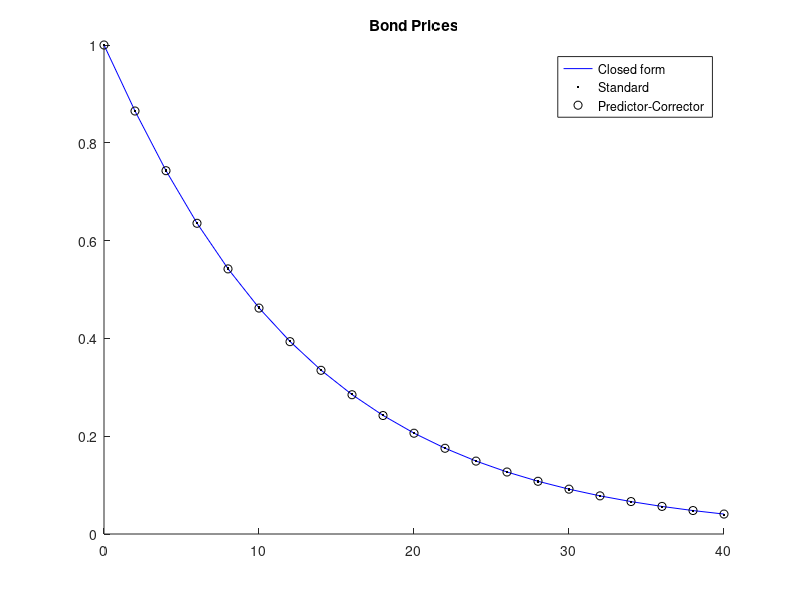
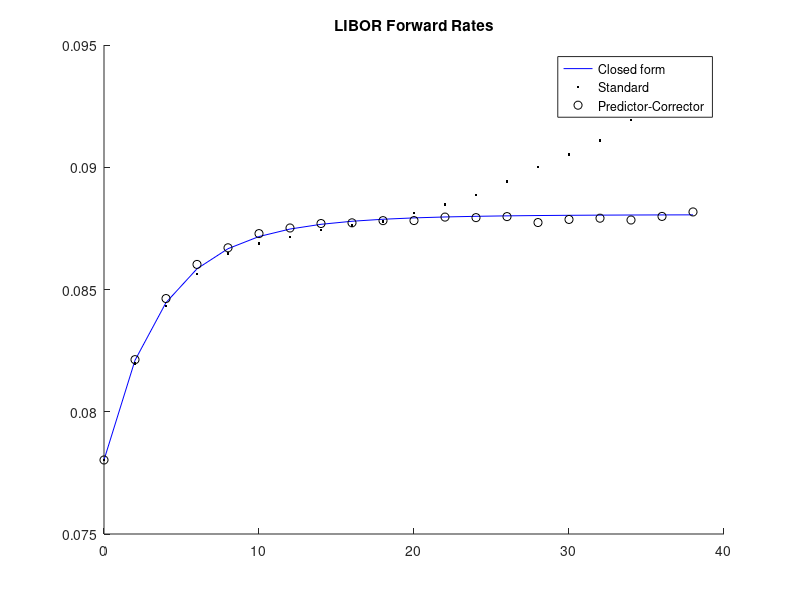

Write the MATLAB code that produced these figures, in order.
clear
clc
rng(0)
%--------------------------------------------------------------------------
%% Computing Vasicek Bond Prices
%--------------------------------------------------------------------------
r0 = 0.07;
alpha = 0.15;
b = 0.09;
sigmav = 0.02;
deltat = 2;
ti = 0:deltat:40;
N = length(ti)-1;
A = @(t1,t2) (1./alpha).*(1-exp(-alpha.*(t2-t1)));
C = @(t1,t2) (((sigmav.^2)/(2.*alpha.^2))-b) .* ((t2-t1)-A(t1,t2))...
    -((sigmav.^2)/(4*alpha)).*A(t1,t2).^2;

Bonds = exp(-A(0,ti)*r0 + C(0,ti)) ;
% plot(ti,Bonds)
%--------------------------------------------------------------------------
%% Calculating the Corresponding LIBOR forward rates at Inception
%--------------------------------------------------------------------------
FwdInt = (Bonds(1:end-1) - Bonds(2:end))./(deltat.*Bonds(2:end));
% plot(0:deltat:38,FwdInt)
%--------------------------------------------------------------------------
%% The Simple Discrete LIBOR Algorithim
%--------------------------------------------------------------------------
M = N;
sigma = 0.2;
n = 100000;
BetaHat = ones(n,1);
cashflows = zeros(n,M);
F = repmat(FwdInt,n,1);
for ix = 1:M
    BetaHat = BetaHat.*(1 + deltat.*F(:,ix));
    if ix < N
        mu_j = cumsum((deltat.*F(:,ix+1:end).*sigma.^2)./ ...
            (1+deltat.*F(:,ix+1:end)),2); 
        Zi = randn(n,1); 
        F(:,ix+1:end) = F(:,ix+1:end).*exp((mu_j-0.5*sigma.^2).*deltat ...
            +sigma*sqrt(deltat).*Zi); 
    end
    cashflows(:,ix) = 1./BetaHat; 
end
H = [1 mean(cashflows,1)]; 
%--------------------------------------------------------------------------
%% The Predictor Corrector LIBOR Algorithim
%--------------------------------------------------------------------------
M = N;
sigma = 0.2;
n = 100000;
BetaHat = ones(n,1);
cashflows = zeros(n,M);
FPC = repmat(FwdInt,n,1);
FPC_ = FPC; 
for ix = 1:M
    BetaHat = BetaHat.*(1 + deltat.*FPC(:,ix));
    if ix < N
        mu_j_init = cumsum((deltat.*FPC(:,ix+1:end).*sigma.^2)./ ...
            (1+deltat.*FPC(:,ix+1:end)),2);
        Zi = randn(n,1); 
        FPC_(:,ix+1:end) = FPC(:,ix+1:end).*exp((mu_j_init-0.5*sigma.^2) ...
                         .*deltat + sigma*sqrt(deltat).*Zi); 
        mu_j_term = cumsum((deltat.*FPC_(:,ix+1:end).*sigma.^2)./ ...
            (1+deltat.*FPC(:,ix+1:end)),2);
        FPC(:,ix+1:end) = FPC(:,ix+1:end) ...
            .*exp(0.5.*(mu_j_init+mu_j_term-sigma.^2).*deltat...
            + sigma*sqrt(deltat).*Zi);
    end
    cashflows(:,ix) = 1./BetaHat; 
end
HPC = [1 mean(cashflows)]; 
%--------------------------------------------------------------------------
%% Getting the Implied Forward LIBOR Rates 
HFwd = (H(1:end-1) - H(2:end))./(deltat.*H(2:end)); 
HPCFwd = (HPC(1:end-1) - HPC(2:end))./(deltat.*HPC(2:end));
%--------------------------------------------------------------------------
%% Plotting
%--------------------------------------------------------------------------
% Plotting Bond Prices
figure()
hold on 
plot(ti,Bonds,'b-')
plot(ti,H,'k.')
plot(ti,HPC,'ko')
title('Bond Prices') 
legend('Closed form','Standard','Predictor-Corrector') 
hold off 


figure() 
hold on 
plot(0:deltat:38,FwdInt,'b-')
plot(0:deltat:38,HFwd,'k.') 
plot(0:deltat:38,HPCFwd,'ko') 
title('LIBOR Forward Rates') 
legend('Closed form','Standard','Predictor-Corrector') 
hold off 
